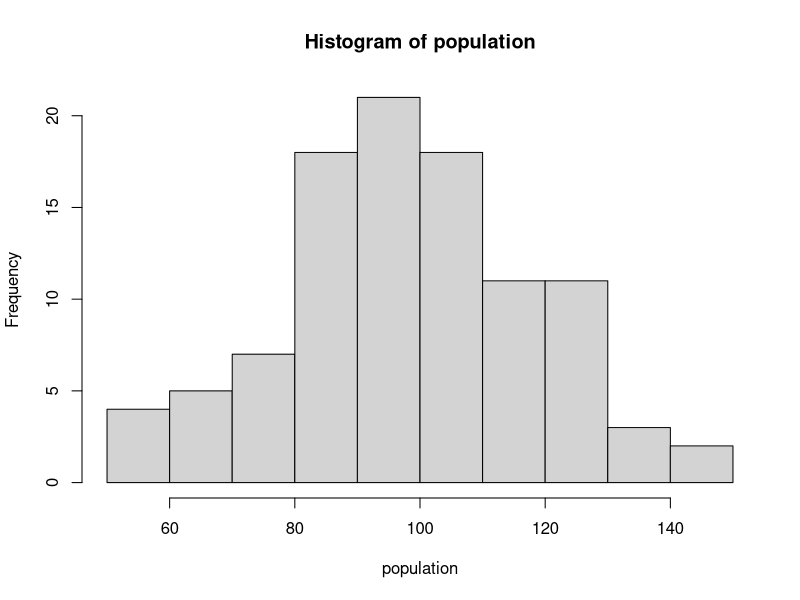

R code for this plot:
## ---- chunk 1
N <- 100 # default size of the population
MU <- 100 # default mean of the population

population <- rnorm(N, mean=MU, sd=MU/5)

percentile <- function(p, x) {
  return(quantile(x, probs = p / 100, na.rm = TRUE))
}
## ---- chunk 2
gini <- function(y) {
  y <- sort(y)
  n <- length(y)
  numer <- sum((2 * (1:n) - n - 1) * y)
  denom <- n * sum(y)
  gini_coeff <- numer / denom
  return(gini_coeff)
}
## ---- chunk 3
hist(population)
## ---- chunk 4
random_split <- function(a, b) {
  pot <- a + b
  share <- runif(1, min = 0, max = pot)
  return(c(max(0, share), max(0, pot - share)))  # Ensure values are non-negative
}

random_split(100, 100)

## ---- chunk 5
anyone <- function(N) { 
  return(sample(0:(N-1),2)) 
  }

anyone(8)
## ---- chunk 6
step <- function(population, transaction = random_split, interaction = anyone) {
  indices <- interaction(length(population))
  i <- indices[1]
  j <- indices[2]
  new_values <- transaction(population[i], population[j])
  population[i] <- new_values[1]
  population[j] <- new_values[2]
  return(population)
}

simulate <- function(population, T, step_function = step, transaction = random_split, interaction = anyone) {
  snapshots <- list()
  snapshots[[1]] <- population
  for(t in 1:T) {
    population <- step_function(population, transaction, interaction)
    snapshots[[t + 1]] <- population
  }
  return(snapshots)
}

## ---- chunk 7
library(ggplot2)
library(gridExtra)

# Function to calculate percentiles
percent <- function(pct, items) {
  return(quantile(items, probs = pct / 100))
}

# Function to simulate and display results
show <- function(population, k = 40, percentiles = c(1, 10, 50, 90, 99), transaction = random_split, interaction = anyone, step_function = step) {
  N <- length(population)
  start <- population
  T <- k * N
  
  # Run the simulation
  results <- lapply(seq_len(T), function(t) {
    pop <- simulate(population, T, step_function, transaction, interaction)[[t]]
    list(t = t, pop = sort(pop))  # Sort the population at each step
  })
  
  # Filter results to only include the relevant time steps
  results <- results[seq(1, T, by = N / 10)]  # Print every N/10 steps
  
  # Printout
  cat(sprintf("   t    Gini   stdev  %s\n", paste(sprintf("%3d%%", percentiles), collapse = " ")))
  cat(sprintf("------- ----  -----  %s\n", paste(rep("----", length(percentiles)), collapse = " ")))
  
  for (res in results) {
    t <- res$t
    pop <- res$pop
    gini_val <- gini(pop)
    stdev_val <- sd(pop)
    perc_vals <- sapply(percentiles, function(pct) percent(pct, pop))
    
    if (t %% (k * N / 10) == 0) {
      cat(sprintf("%7d %.2f  %5.1f  %s\n", t, gini_val, stdev_val, paste(sprintf("%4.0f", perc_vals), collapse = " ")))
    }
  }
  
  # Plot Percentile Plots
  times <- sapply(results, function(res) res$t)
  data_list <- lapply(percentiles, function(pct) {
    sapply(results, function(res) percent(pct, res$pop))
  })
  
  percentile_plot <- ggplot() + theme_minimal() +
    labs(x = 'Time', y = 'Wealth', title = paste(percentiles, 'Percentile Plots', sep = "/")) +
    geom_line(aes(x = times, y = data_list[[1]], color = as.factor(percentiles[1])), size = 1) +
    geom_line(aes(x = times, y = data_list[[2]], color = as.factor(percentiles[2])), size = 1) +
    geom_line(aes(x = times, y = data_list[[3]], color = as.factor(percentiles[3])), size = 1) +
    geom_line(aes(x = times, y = data_list[[4]], color = as.factor(percentiles[4])), size = 1) +
    geom_line(aes(x = times, y = data_list[[5]], color = as.factor(percentiles[5])), size = 1) +
    scale_color_discrete(name = "Percentiles")
  
  print(percentile_plot)
  
  # Plot Histograms (start vs end)
  R <- range(c(start, population))
  start_hist <- ggplot() + theme_minimal() + 
    geom_histogram(aes(x = start), binwidth = diff(R) / 30, fill = 'lightgreen', alpha = 0.7) + 
    labs(title = "Start", x = "Wealth", y = "Frequency")
  
  end_hist <- ggplot() + theme_minimal() + 
    geom_histogram(aes(x = population), binwidth = diff(R) / 30, fill = 'lightblue', alpha = 0.7) + 
    labs(title = "End", x = "Wealth", y = "Frequency")
  
  grid.arrange(start_hist, end_hist, ncol = 2)
  
  # Plot Ordered Curves
  order <- seq_along(start)
  start_sorted <- sort(start)
  pop_sorted <- sort(population)
  
  ordered_plot <- ggplot() + theme_minimal() +
    geom_line(aes(x = start_sorted, y = order, color = "Start"), size = 1) +
    geom_line(aes(x = pop_sorted, y = order, color = "End"), size = 1) +
    labs(x = "Wealth", y = "Order", title = "Ordered Curves") +
    scale_color_manual(values = c("Start" = "green", "End" = "blue")) +
    theme(legend.title = element_blank())
  
  print(ordered_plot)
}

# Example usage:
# show(population)
